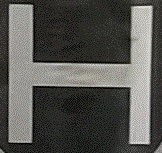
#> input picture Landing-on-a-Moving-Platform/data/H.jpg, 162 x 153 px, given in place of the camera
$ python drone.py   (older library calls are emulated)
#> lines starting #> are read from the running program, lines starting #| are printed output that depends on the picture; after the words box and inside, x2 and y2 are one past the last pixel; in counts of white or black regions, pixels touching at a corner belong together
# USAGE
# python drone.py --video FlightDemo.mp4

# import the necessary packages
import argparse
import cv2

# construct the argument parse and parse the arguments
ap = argparse.ArgumentParser()
ap.add_argument("-v", "--video", help="path to the video file")
args = vars(ap.parse_args())

# load the video
camera = cv2.VideoCapture(args["video"])

# keep looping
while True:
	# grab the current frame and initialize the status text
	(grabbed, frame) = camera.read()
#> frame is the input picture: shape (153, 162, 3); mean B, G, R 79.8, 83.8, 84.2
	status = "No Targets"

	# check to see if we have reached the end of the
	# video
	if not grabbed:
		break

	# convert the frame to grayscale, blur it, and detect edges
	gray = cv2.cvtColor(frame, cv2.COLOR_BGR2GRAY)
	blurred = cv2.GaussianBlur(gray, (7, 7), 0)
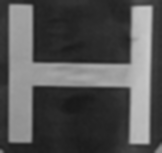
#> blurred: shape (153, 162); min 24, max 202, mean 83.5
	edged = cv2.Canny(blurred, 50, 150)
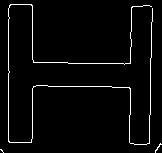
#> edged: shape (153, 162); 3.2% white in thin lines or dots

	# find contours in the edge map
	(_, cnts, _) = cv2.findContours(edged.copy(), cv2.RETR_EXTERNAL,
		cv2.CHAIN_APPROX_SIMPLE)
#> cnts = 3 contours, all with area under 20

	# loop over the contours
	for c in cnts:
		# approximate the contour
		peri = cv2.arcLength(c, True)
		approx = cv2.approxPolyDP(c, 0.01 * peri, True)

		# ensure that the approximated contour is "roughly" rectangular
		if len(approx) >= 4 and len(approx) <= 6:
			# compute the bounding box of the approximated contour and
			# use the bounding box to compute the aspect ratio
			(x, y, w, h) = cv2.boundingRect(approx)
			aspectRatio = w / float(h)

			# compute the solidity of the original contour
			area = cv2.contourArea(c)
			hullArea = cv2.contourArea(cv2.convexHull(c))
			solidity = area / float(hullArea)

			# compute whether or not the width and height, solidity, and
			# aspect ratio of the contour falls within appropriate bounds
			keepDims = w > 25 and h > 25
			keepSolidity = solidity > 0.9
			keepAspectRatio = aspectRatio >= 0.8 and aspectRatio <= 1.2

			# ensure that the contour passes all our tests
			if keepDims and keepSolidity and keepAspectRatio:
				# draw an outline around the target and update the status
				# text
				cv2.drawContours(frame, [approx], -1, (0, 0, 255), 4)
				status = "Target(s) Acquired"

				# compute the center of the contour region and draw the
				# crosshairs
				M = cv2.moments(approx)
				(cX, cY) = (int(M["m10"] / M["m00"]), int(M["m01"] / M["m00"]))
				(startX, endX) = (int(cX - (w * 0.15)), int(cX + (w * 0.15)))
				(startY, endY) = (int(cY - (h * 0.15)), int(cY + (h * 0.15)))
				cv2.line(frame, (startX, cY), (endX, cY), (0, 0, 255), 3)
				cv2.line(frame, (cX, startY), (cX, endY), (0, 0, 255), 3)
#> this loop made 3 passes
#> peri on passes 2 to 3: 23.56, 1567.8

	# draw the status text on the frame
	cv2.putText(frame, status, (20, 30), cv2.FONT_HERSHEY_SIMPLEX, 0.5,
		(0, 0, 255), 2)
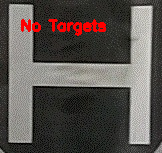
#> frame: shape (153, 162, 3); 2.34% of pixels changed, all inside (x1, y1, x2, y2) = (21, 19, 106, 36)

	# show the frame and record if a key is pressed
	cv2.imshow("Frame", frame)
	key = cv2.waitKey(1) & 0xFF
#> (key q is pressed here)

	# if the 'q' key is pressed, stop the loop
	if key == ord("q"):
		break

# cleanup the camera and close any open windows
camera.release()
cv2.destroyAllWindows()
